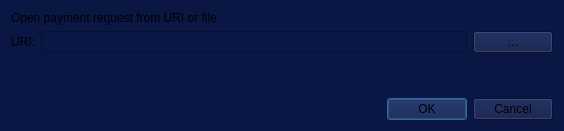
<?xml version="1.0" encoding="UTF-8"?>
<ui version="4.0">
 <class>OpenURIDialog</class>
 <widget class="QDialog" name="OpenURIDialog">
  <property name="geometry">
   <rect>
    <x>0</x>
    <y>0</y>
    <width>564</width>
    <height>131</height>
   </rect>
  </property>
  <property name="windowTitle">
   <string>Open URI</string>
  </property>
  <property name="styleSheet">
   <string notr="true">background-color: rgb(10, 22, 68);</string>
  </property>
  <layout class="QVBoxLayout" name="verticalLayout">
   <item>
    <widget class="QLabel" name="label_2">
     <property name="text">
      <string>Open payment request from URI or file</string>
     </property>
    </widget>
   </item>
   <item>
    <layout class="QHBoxLayout" name="horizontalLayout">
     <item>
      <widget class="QLabel" name="label">
       <property name="text">
        <string>URI:</string>
       </property>
      </widget>
     </item>
     <item>
      <widget class="QValidatedLineEdit" name="uriEdit"/>
     </item>
     <item>
      <widget class="QPushButton" name="selectFileButton">
       <property name="toolTip">
        <string>Select payment request file</string>
       </property>
       <property name="text">
        <string notr="true">…</string>
       </property>
       <property name="autoDefault">
        <bool>false</bool>
       </property>
      </widget>
     </item>
    </layout>
   </item>
   <item>
    <spacer name="verticalSpacer">
     <property name="orientation">
      <enum>Qt::Vertical</enum>
     </property>
     <property name="sizeHint" stdset="0">
      <size>
       <width>20</width>
       <height>40</height>
      </size>
     </property>
    </spacer>
   </item>
   <item>
    <widget class="QDialogButtonBox" name="buttonBox">
     <property name="orientation">
      <enum>Qt::Horizontal</enum>
     </property>
     <property name="standardButtons">
      <set>QDialogButtonBox::Cancel|QDialogButtonBox::Ok</set>
     </property>
    </widget>
   </item>
  </layout>
 </widget>
 <customwidgets>
  <customwidget>
   <class>QValidatedLineEdit</class>
   <extends>QLineEdit</extends>
   <header>qvalidatedlineedit.h</header>
  </customwidget>
 </customwidgets>
 <resources/>
 <connections>
  <connection>
   <sender>buttonBox</sender>
   <signal>accepted()</signal>
   <receiver>OpenURIDialog</receiver>
   <slot>accept()</slot>
   <hints>
    <hint type="sourcelabel">
     <x>248</x>
     <y>254</y>
    </hint>
    <hint type="destinationlabel">
     <x>157</x>
     <y>274</y>
    </hint>
   </hints>
  </connection>
  <connection>
   <sender>buttonBox</sender>
   <signal>rejected()</signal>
   <receiver>OpenURIDialog</receiver>
   <slot>reject()</slot>
   <hints>
    <hint type="sourcelabel">
     <x>316</x>
     <y>260</y>
    </hint>
    <hint type="destinationlabel">
     <x>286</x>
     <y>274</y>
    </hint>
   </hints>
  </connection>
 </connections>
</ui>
